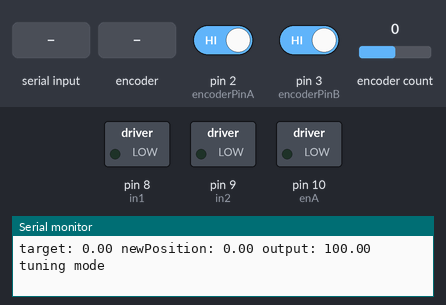
A sketch run on a simulated Arduino Uno, built with avr-gcc and run on an emulated ATmega328P. On the bench: switched loads named in the sketch (green lamp = pin HIGH), the last lines printed to the serial monitor. Inputs (shaded band) come from the test bench; at power-on: pin 2 (encoderPinA) HIGH, pin 3 (encoderPinB) HIGH, encoder count 0.

Above: at 1.2 s.
1.3 s: "-" received over Serial
At 3.5 s:
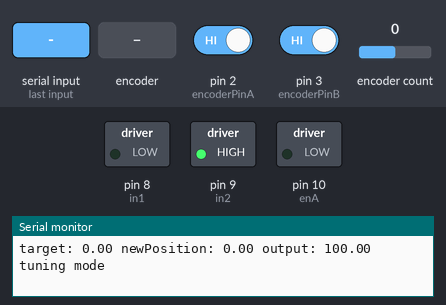
3.8 s: rotary encoder on pin 2 (encoderPinA) / pin 3 (encoderPinB) turned 3 steps (first pin leading)
At 7.2 s:
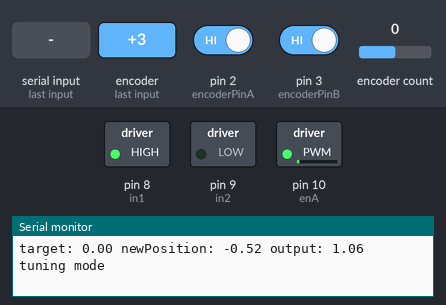
7.4 s: "1" received over Serial
At 8.51 s:
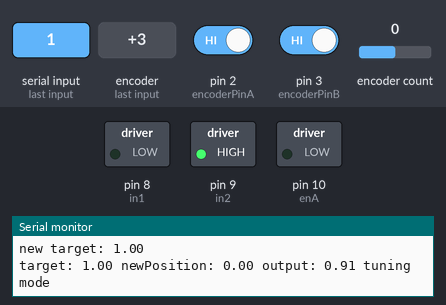
10.4 s: "5\n" received over Serial
At 11.7 s:
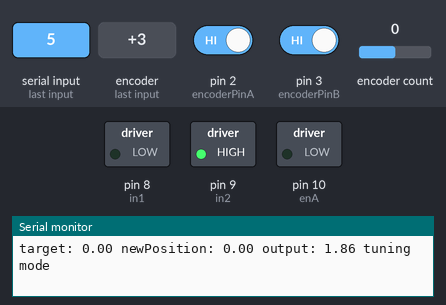
12.9 s: "200\n" received over Serial
At 13.7 s:
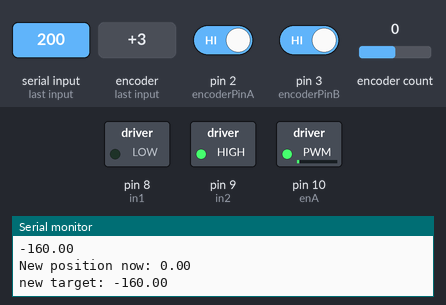
Timing chart, 0 to 15.9 s (numbered marks = the images above; inputs shaded):
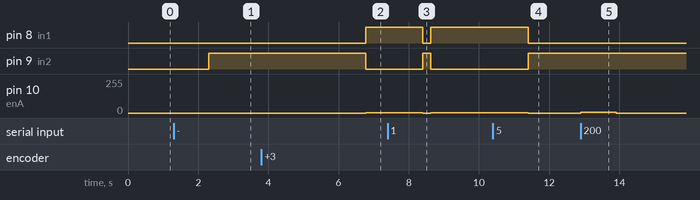

Measured:
- after the input at 1.3 s, pin 9 (in2): LOW → HIGH after 1.0 s
- after the input at 3.8 s, pin 8 (in1): LOW → HIGH after 3.0 s; pin 9 (in2): HIGH → LOW after 3.0 s; pin 10 (enA): 0/255 → 1/255 after 3.0 s
- after the input at 7.4 s, pin 8 (in1): HIGH → LOW after 1.0 s, → HIGH 0.22 s later; pin 9 (in2): LOW → HIGH after 1.0 s, → LOW 0.22 s later; pin 10 (enA): 1/255 → 0/255 after 1.0 s, → 1/255 0.22 s later
- after the input at 10.4 s, pin 8 (in1): HIGH → LOW after 1.0 s; pin 9 (in2): LOW → HIGH after 1.0 s
- after the input at 12.9 s, pin 10 (enA): 0/255 → 6/255 at once, → 0/255 1.0 s later

The sketch:

dc_stepper_a_pid.ino
```cpp
#include <PID_AutoTune_v0.h>

#include <SoftwareSerial.h>
#include <Encoder.h>
#include <PID_v1.h>

#define DEBUG_MODE true

#define enA 10
#define in1 8
#define in2 9

#define encoderPinA 2
#define encoderPinB 3

#define MAX_SPEED 200
#define MIN_SPEED 0

#define CW true
#define CCW false

double ENCODER_STEP = 0.171756;
float Kp = 0.6, Ki = 0.5, Kd = 0;
double Output;
double newPosition;
double target = 0;
PID pid(&newPosition, &Output, &target, Kp, Ki, Kd, P_ON_M, DIRECT);
PID_ATune aTune(&newPosition, &Output);
boolean tuning = true;
unsigned long  modelTime, serialTime;
double outputStart=50;
double aTuneStep=50, aTuneNoise=1, aTuneStartValue=100;
unsigned int aTuneLookBack=20;
byte ATuneModeRemember=2;


volatile int encoder0Pos = 0;
volatile int encoder0PinALast = LOW;
volatile int n = LOW;
volatile int m = LOW;

// *** BT ***
SoftwareSerial bt (11,12);  //RX, TX (Switched on the Bluetooth - RX -> TX | TX -> RX)
bool use_bt = false;
int input = 0;
char sign;

// *** Motor ***
bool cur_direction = CW;
bool to_move = false;
bool new_input = false;
bool dir_to_target;
int rot_speed = 50;
double close_enough = ENCODER_STEP;

// *** Encoder ***
Encoder myEnc(5, 6);
double oldPosition  = -999;

void setup() {
  if (use_bt){
    bt.begin(9600);
    //bt.listen();
  }
  Serial.begin(9600);
  Serial.println(ENCODER_STEP);
  pinMode(enA, OUTPUT);
  pinMode(in1, OUTPUT);
  pinMode(in2, OUTPUT);

  // Encoder
  pinMode (encoderPinA,INPUT);
  pinMode (encoderPinB,INPUT);
  attachInterrupt(1, CountA, CHANGE);
  attachInterrupt(0, StateB, FALLING);

  // PID
  pid.SetMode(AUTOMATIC);
  pid.SetOutputLimits(-(MAX_SPEED-MIN_SPEED), MAX_SPEED-MIN_SPEED);

  // Auto PID
  if(tuning)
  {
    tuning=false;
    changeAutoTune();
    tuning=true;
  }

  serialTime = 0;

}

void loop() {

  unsigned long now = millis();
  // *** Read Encoder ***

  newPosition = -encoder0Pos * ENCODER_STEP;
  if (abs(newPosition - oldPosition) > ENCODER_STEP){
    oldPosition = newPosition;
    if (DEBUG_MODE){
      Serial.print("Deg: ");Serial.println(newPosition);
      Serial.print("Rot speed: ");Serial.println(rot_speed);
    }
  }

  if(tuning)
  {
    byte val = (aTune.Runtime());
    if (val!=0)
    {
      tuning = false;
    }
    if(!tuning)
    { //we're done, set the tuning parameters
      Kp = aTune.GetKp();
      Ki = aTune.GetKi();
      Kd = aTune.GetKd();
      pid.SetTunings(Kp,Ki,Kd);
      AutoTuneHelper(false);
    }
  }
  else{
    pid.Compute();
  }

  // *** Get input ***
  if (use_bt){
    if (bt.available()){
      delay(3);
      sign = bt.read();
      input = (int)bt.read();

      if (sign == '-'){
        input = -input;
      }
      new_input = true;
    }
  }else{
    if (Serial.available() > 0) {
      input = Serial.parseInt();
      new_input = true;
    }
  }


  // *** Move motor ***
  if (new_input){
    new_input = false;
    if (DEBUG_MODE){
      Serial.println(to_deg(input));
      encoder0Pos = 0;
      newPosition = 0;
    }
    //rotate(0);
    input = to_deg(input);
    target = newPosition + input;
    dir_to_target = target>newPosition;
    Serial.print("New position now: "); Serial.println(newPosition);
    Serial.print("new target: "); Serial.println(target);
    to_move = true;
  }

  if (to_move)
    move_to_target();


  // Auto Tune
  if(millis()>serialTime)
  {
    SerialReceive();
    SerialSend();
    serialTime+=500;
  }

}
// ***********************************
void changeAutoTune()
{
 if(!tuning)
  {
    //Set the output to the desired starting frequency.
    Output=aTuneStartValue;
    aTune.SetNoiseBand(aTuneNoise);
    aTune.SetOutputStep(aTuneStep);
    aTune.SetLookbackSec((int)aTuneLookBack);
    AutoTuneHelper(true);
    tuning = true;
  }
  else
  { //cancel autotune
    aTune.Cancel();
    tuning = false;
    AutoTuneHelper(false);
  }
}

void AutoTuneHelper(boolean start)
{
  if(start)
    ATuneModeRemember = pid.GetMode();
  else
    pid.SetMode(ATuneModeRemember);
}


void SerialSend()
{
  Serial.print("target: ");Serial.print(target); Serial.print(" ");
  Serial.print("newPosition: ");Serial.print(newPosition); Serial.print(" ");
  Serial.print("output: ");Serial.print(Output); Serial.print(" ");
  if(tuning){
    Serial.println("tuning mode");
  } else {
    Serial.print("kp: ");Serial.print(pid.GetKp());Serial.print(" ");
    Serial.print("ki: ");Serial.print(pid.GetKi());Serial.print(" ");
    Serial.print("kd: ");Serial.print(pid.GetKd());Serial.println();
  }
}

void SerialReceive()
{
  if(Serial.available())
  {
   char b = Serial.read();
   Serial.flush();
   if((b=='1' && !tuning) || (b!='1' && tuning))changeAutoTune();
  }
}
// *****************************************
void move_to_target(){
  /*if (dir_to_target == CW && target - newPosition > close_enough){
    rotate(rot_speed);
  }else if (dir_to_target == CCW && newPosition - target > close_enough){
    rotate(-rot_speed);*/
  if (abs(to_deg(target - newPosition)) > close_enough){
    pid.Compute();
    rot_speed = (int)Output;
    /*if (DEBUG_MODE){
      Serial.print("Speed: "); Serial.println(Output);
    }*/
    rotate(rot_speed);
  }else{
    rotate(0);
    //to_move = false;
    /*if (DEBUG_MODE){
      delay(1000);
      Serial.print("Angle from target: "); Serial.println(newPosition-target);
      Serial.print("Target: "); Serial.println(target);
      Serial.print("Position: "); Serial.println(newPosition);
    }*/
    //target = newPosition;
  }
}

void rotate(int rot_speed){
   direction(rot_speed>0);
   analogWrite(enA, abs(rot_speed));
}

void direction(bool cw){
  if (cw){
    digitalWrite(in1, HIGH);
    digitalWrite(in2, LOW);
  }else{
    digitalWrite(in1, LOW);
    digitalWrite(in2, HIGH);
  }
}

float to_deg(float deg){
    deg -= floor(deg/360) * 360;
    if (deg > 180){
      deg -= 360;
    }
    return deg;
}


void CountA()
{
  n = digitalRead(encoderPinA);
  if ((encoder0PinALast == LOW) && (n == HIGH)) {
    if (m == LOW) {                                 // m == direction
      encoder0Pos--;
    }
    else {
      encoder0Pos++;
    }
  }
}
void StateB()
{
  m = digitalRead(encoderPinB);
}
```
